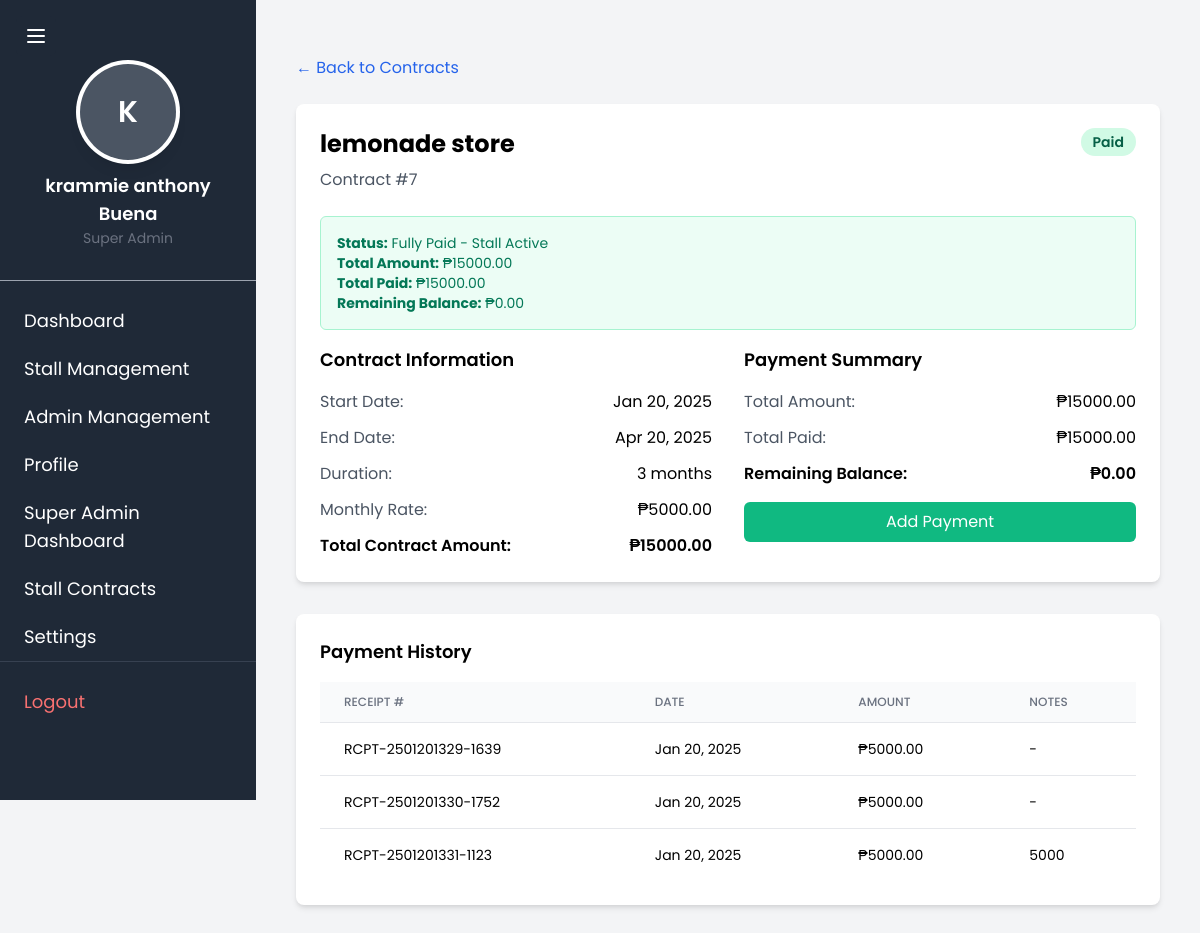
The app's page /superadmin/contracts/7/ (signed in) with its own data.
### TriadApp/models.py (models this page shows, shortened)
class CustomUser(AbstractUser):
    middle_name = models.CharField(max_length=50, blank=True, null=True)
    gender = models.CharField(max_length=10, blank=True, null=True)
    birthdate = models.DateField(null=True, blank=True)
    phone = models.CharField(max_length=15, blank=True, null=True)
    address = models.TextField(blank=True, null=True)
    profile_image = models.ImageField(upload_to='profile_images/', blank=True, null=True)
    groups = models.ManyToManyField(
        'auth.Group',
        related_name='custom_user_set',
        blank=True,
        help_text='The groups this user belongs to. A user will get all permissions granted to each of their groups.',
        verbose_name='groups',
    )
    user_permissions = models.ManyToManyField(
        'auth.Permission',
        related_name='custom_user_set',
        blank=True,
        help_text='Specific permissions for this user.',
        verbose_name='user permissions',
    )
    class Meta:
        db_table = 'custom_user'

class StallContract(models.Model):
    PAYMENT_STATUS = [
        ('pending', 'Pending'),
        ('paid', 'Paid'),
        ('overdue', 'Overdue')
    ]
    stall = models.ForeignKey(Stall, on_delete=models.CASCADE, related_name='contracts')
    start_date = models.DateField(null=True, blank=True)  # Allow null for initial creation
    duration_months = models.IntegerField()
    monthly_rate = models.DecimalField(max_digits=10, decimal_places=2)
    payment_status = models.CharField(max_length=20, choices=PAYMENT_STATUS, default='pending')
    created_at = models.DateTimeField(auto_now_add=True)
    updated_at = models.DateTimeField(auto_now=True)
    @property
    def end_date(self):
        if not self.start_date:
            return None
        return self.start_date + timedelta(days=self.duration_months * 30)
    @property
    def total_amount(self):
        return self.monthly_rate * self.duration_months
    class Meta:
        ordering = ['-created_at']

class Stall(models.Model):
    store_id = models.UUIDField(default=uuid.uuid4, editable=False, unique=True)
    name = models.CharField(max_length=255)
    logo = models.ImageField(upload_to='stall_logos/')
    contact_number = models.CharField(max_length=15)
    is_active = models.BooleanField(default=True)  # Add is_active field with default value True

class StallPayment(models.Model):
    contract = models.ForeignKey(StallContract, on_delete=models.CASCADE, related_name='payments')
    payment_date = models.DateField(auto_now_add=True)  # Automatically set to current date
    amount_paid = models.DecimalField(max_digits=10, decimal_places=2)
    receipt_number = models.CharField(max_length=50, unique=True)
    notes = models.TextField(blank=True, null=True)
    created_at = models.DateTimeField(auto_now_add=True)
    class Meta:
        ordering = ['-payment_date']

### TriadApp/super_admin.py (the view)
@superuser_required
def contract_details(request, contract_id):
    contract = get_object_or_404(StallContract.objects.select_related('stall'), id=contract_id)
    payments = contract.payments.all().order_by('-payment_date')
    total_paid = sum(payment.amount_paid for payment in payments)
    remaining_balance = contract.total_amount - total_paid
    context = {
        'contract': contract,
        'payments': payments,
        'total_paid': total_paid,
        'remaining_balance': remaining_balance,
        'super_admin': request.user
    }
    return render(request, 'TriadApp/superadmin/contract_details.html', context)

### TriadApp/templates/TriadApp/superadmin/contract_details.html (shortened to what this page needs)
{% extends 'TriadApp/superadmin/super_admin.html' %}
{% load static %}
{% block content %}
<div class="container mx-auto px-4 py-8">
    <div class="mb-6">
        <a href="{% url 'manage_contracts' %}" class="text-blue-600 hover:text-blue-800">
            ← Back to Contracts
        </a>
    </div>
    <div class="bg-white rounded-lg shadow-md p-6 mb-8">
        <div class="flex justify-between items-start mb-6">
            <div>
                <h1 class="text-2xl font-bold mb-2">{{ contract.stall.name }}</h1>
                <p class="text-gray-600">Contract #{{ contract.id }}</p>
            </div>
            <span class="px-3 py-1 rounded-full text-sm font-semibold
                {% if contract.payment_status == 'paid' %}
                    bg-green-100 text-green-800
                {% elif contract.payment_status == 'pending' %}
                    bg-yellow-100 text-yellow-800
                {% else %}
                    bg-red-100 text-red-800
                {% endif %}">
                {{ contract.payment_status|title }}
            </span>
        </div>
        <div class="mb-4 p-4 {% if contract.payment_status == 'paid' %}bg-green-50 border-green-200{% else %}bg-yellow-50 border-yellow-200{% endif %} border rounded-md">
            <p class="text-sm {% if contract.payment_status == 'paid' %}text-green-700{% else %}text-yellow-700{% endif %}">
                <strong>Status:</strong>
                {% if contract.payment_status == 'paid' %}
                    Fully Paid - Stall Active
                {% else %}
                    Partially Paid - Stall Inactive (Full payment required for activation)
                {% endif %}
                <br>
                <strong>Total Amount:</strong> ₱{{ contract.total_amount|floatformat:2 }}<br>
                <strong>Total Paid:</strong> ₱{{ total_paid|floatformat:2 }}<br>
                <strong>Remaining Balance:</strong> ₱{{ remaining_balance|floatformat:2 }}
            </p>
        </div>
        <div class="grid md:grid-cols-2 gap-8">
            <div>
                <h2 class="text-lg font-semibold mb-4">Contract Information</h2>
                <div class="space-y-3">
                    <div class="flex justify-between">
                        <span class="text-gray-600">Start Date:</span>
                        <span>{{ contract.start_date|date:"M d, Y" }}</span>
                    </div>
                    <div class="flex justify-between">
                        <span class="text-gray-600">End Date:</span>
                        <span>{{ contract.end_date|date:"M d, Y" }}</span>
                    </div>
                    <div class="flex justify-between">
                        <span class="text-gray-600">Duration:</span>
                        <span>{{ contract.duration_months }} months</span>
                    </div>
                    <div class="flex justify-between">
                        <span class="text-gray-600">Monthly Rate:</span>
                        <span>₱{{ contract.monthly_rate }}</span>
                    </div>
                    <div class="flex justify-between font-semibold">
                        <span>Total Contract Amount:</span>
                        <span>₱{{ contract.total_amount }}</span>
                    </div>
                </div>
            </div>
            <div>
                <h2 class="text-lg font-semibold mb-4">Payment Summary</h2>
                <div class="space-y-3">
                    <div class="flex justify-between">
                        <span class="text-gray-600">Total Amount:</span>
                        <span>₱{{ contract.total_amount }}</span>
                    </div>
                    <div class="flex justify-between">
                        <span class="text-gray-600">Total Paid:</span>
                        <span>₱{{ total_paid }}</span>
                    </div>
                    <div class="flex justify-between font-semibold">
                        <span>Remaining Balance:</span>
                        <span>₱{{ remaining_balance }}</span>
                    </div>
                </div>
                <button onclick="showPaymentModal('{{ contract.id }}')"
                        class="mt-4 w-full bg-green-500 text-white px-4 py-2 rounded-md hover:bg-green-600">
                    Add Payment
                </button>
            </div>
        </div>
    </div>
    <div class="bg-white rounded-lg shadow-md p-6">
        <h2 class="text-lg font-semibold mb-4">Payment History</h2>
        <div class="overflow-x-auto">
            <table class="min-w-full divide-y divide-gray-200">
                <thead class="bg-gray-50">
                    <tr>
                        <th class="px-6 py-3 text-left text-xs font-medium text-gray-500 uppercase">Receipt #</th>
                        <th class="px-6 py-3 text-left text-xs font-medium text-gray-500 uppercase">Date</th>
                        <th class="px-6 py-3 text-left text-xs font-medium text-gray-500 uppercase">Amount</th>
                        <th class="px-6 py-3 text-left text-xs font-medium text-gray-500 uppercase">Notes</th>
                    </tr>
                </thead>
                <tbody class="bg-white divide-y divide-gray-200">
                    {% for payment in payments %}
                    <tr>
                        <td class="px-6 py-4 whitespace-nowrap text-sm">{{ payment.receipt_number }}</td>
                        <td class="px-6 py-4 whitespace-nowrap text-sm">{{ payment.payment_date|date:"M d, Y" }}</td>
                        <td class="px-6 py-4 whitespace-nowrap text-sm">₱{{ payment.amount_paid }}</td>
                        <td class="px-6 py-4 text-sm">{{ payment.notes|default:"-" }}</td>
                    </tr>
                    {% empty %}
                    <tr>
                        <td colspan="6" class="px-6 py-4 text-center text-gray-500">
                            No payments recorded yet
                        </td>
                    </tr>
                    {% endfor %}
                </tbody>
            </table>
        </div>
    </div>
</div>
{% endblock %}

### TriadApp/templates/TriadApp/superadmin/super_admin.html (shortened to what this page needs)
<!DOCTYPE html>
<html lang="en">
<head>
    <link href="https://cdn.jsdelivr.net/npm/tailwindcss@2.2.16/dist/tailwind.min.css" rel="stylesheet">
</head>
<body class="bg-gray-100">
    <div class="flex">
        <button id="sidebarToggle" class="fixed top-4 left-4 z-50 p-2 bg-gray-800 text-white rounded-md hover:bg-gray-700">
            <svg class="w-6 h-6" fill="none" stroke="currentColor" viewBox="0 0 24 24">
                <path stroke-linecap="round" stroke-linejoin="round" stroke-width="2" d="M4 6h16M4 12h16M4 18h16" />
            </svg>
        </button>
        <div id="sidebar" class="w-64 h-screen bg-gray-800 text-white fixed sidebar">
            <div class="p-4 border-b border-gray-400 mt-10">
                <div class="flex flex-col items-center space-y-3 mb-4 mt-2">
                    {% if super_admin.profile_image %}
                        <div class="w-24 h-24 rounded-full overflow-hidden ring-4 ring-white shadow-lg">
                            <img id="profile"
                                 src="{{ super_admin.profile_image.url }}"
                                 alt="Profile Picture"
                                 class="w-full h-full object-cover">
                        </div>
                    {% else %}
                        <div id="profileFallback"
                             class="w-24 h-24 rounded-full bg-gray-600 flex items-center justify-center ring-4 ring-white shadow-lg">
                            <span class="text-3xl text-white font-semibold">
                                {{ super_admin.first_name|first|upper }}
                            </span>
                        </div>
                    {% endif %}
                    <div class="text-center">
                        <h2 class="text-lg font-semibold text-white-800">
                            {{ super_admin.first_name }} {{ super_admin.middle_name }} {{ super_admin.last_name }}
                        </h2>
                        <p class="text-sm text-gray-500">
                            Super Admin
                        </p>
                    </div>
                </div>
            </div>
            <nav class="mt-4">
                <ul>
                    <li>
                        <a href="{% url 'super_admin' %}" class="block py-2.5 px-6 text-lg hover:bg-gray-700">Dashboard</a>
                    </li>
                    <li>
                        <a href="{% url 'add_stall' %}" class="block py-2.5 px-6 text-lg hover:bg-gray-700">Stall Management</a>
                    </li>
                    <li>
                        <a href="{% url 'register_admin' %}" class="block py-2.5 px-6 text-lg hover:bg-gray-700">Admin Management</a>
                    </li>
                    <li>
                        <a href="{% url 'super_admin_profile' %}" class="block py-2.5 px-6 text-lg hover:bg-gray-700">Profile</a>
                    </li>
                    <li>
                        <a href="{% url 'admin:index' %}" class="block py-2.5 px-6 text-lg hover:bg-gray-700">Super Admin Dashboard</a>
                    </li>
                    <li>
                        <a href="{% url 'manage_contracts' %}" class="block py-2.5 px-6 text-lg hover:bg-gray-700">Stall Contracts</a>
                    </li>
                    <li>
                        <a href="#" class="block py-2.5 px-6 text-lg hover:bg-gray-700">Settings</a>
                    </li>
                    <li class="mt-auto border-t border-gray-700 pt-4">
                        <a href="{% url 'logout' %}"
                           class="block py-2.5 px-6 text-lg text-red-400 hover:bg-gray-700 hover:text-red-300">
                            <div class="flex items-center">
                                <span>Logout</span>
                            </div>
                        </a>
                    </li>
                </ul>
            </nav>
        </div>
        <div id="mainContent" class="flex-1 ml-64 p-6">
            {% block content %}{% endblock %}
</body>
</html>

### TriadApp/templates/TriadApp/superadmin/super_admin.html (style rules this page uses)
* { font-family: 'Poppins', sans-serif; }
.sidebar, .flex-1 { transition: all 0.3s ease-in-out; }

### records on screen
CustomUser: first_name|first "K", first_name "krammie", middle_name "anthony", last_name "Buena"
StallContract: stall.name "lemonade store", id "7", payment_status "Paid", total_amount "15000.00", start_date "Jan 20, 2025", end_date "Apr 20, 2025", duration_months "3", monthly_rate "5000.00"
StallPayment: receipt_number "RCPT-2501201329-1639", payment_date "Jan 20, 2025", amount_paid "5000.00", notes "-"
StallPayment: receipt_number "RCPT-2501201330-1752", payment_date "Jan 20, 2025", amount_paid "5000.00", notes "-"
StallPayment: receipt_number "RCPT-2501201331-1123", payment_date "Jan 20, 2025", amount_paid "5000.00", notes "5000"

### other values on screen
{{ total_paid|floatformat:2 }} "15000.00"
{{ remaining_balance|floatformat:2 }} "0.00"
{{ total_paid }} "15000.00"
{{ remaining_balance }} "0.00"
